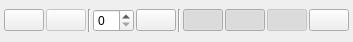
<?xml version="1.0" encoding="UTF-8"?>
<ui version="4.0">
 <class>cbControlPanel</class>
 <widget class="QWidget" name="cbControlPanel">
  <property name="geometry">
   <rect>
    <x>0</x>
    <y>0</y>
    <width>330</width>
    <height>42</height>
   </rect>
  </property>
  <property name="maximumSize">
   <size>
    <width>16777215</width>
    <height>356</height>
   </size>
  </property>
  <property name="windowTitle">
   <string>YAAVS Control Panel</string>
  </property>
  <layout class="QGridLayout" name="gridLayout">
   <property name="horizontalSpacing">
    <number>4</number>
   </property>
   <property name="verticalSpacing">
    <number>0</number>
   </property>
   <property name="margin">
    <number>4</number>
   </property>
   <item row="0" column="1">
    <layout class="QHBoxLayout" name="horizontalLayout_1">
     <property name="spacing">
      <number>2</number>
     </property>
     <item>
      <widget class="QPushButton" name="pushButton_Reset">
       <property name="toolTip">
        <string>Reset</string>
       </property>
       <property name="text">
        <string/>
       </property>
       <property name="icon">
        <iconset resource="default.qrc">
         <normaloff>:/images/control/reset</normaloff>:/images/control/reset</iconset>
       </property>
       <property name="iconSize">
        <size>
         <width>24</width>
         <height>24</height>
        </size>
       </property>
      </widget>
     </item>
     <item>
      <widget class="QPushButton" name="pushButton_StartStop">
       <property name="enabled">
        <bool>false</bool>
       </property>
       <property name="toolTip">
        <string>Start</string>
       </property>
       <property name="text">
        <string/>
       </property>
       <property name="icon">
        <iconset resource="default.qrc">
         <normaloff>:/images/control/start</normaloff>
         <normalon>:/images/control/stop</normalon>:/images/control/start</iconset>
       </property>
       <property name="iconSize">
        <size>
         <width>24</width>
         <height>24</height>
        </size>
       </property>
      </widget>
     </item>
     <item>
      <widget class="Line" name="line_1">
       <property name="orientation">
        <enum>Qt::Vertical</enum>
       </property>
      </widget>
     </item>
     <item>
      <widget class="QSpinBox" name="spinBox_Robot"/>
     </item>
     <item>
      <widget class="QPushButton" name="pushButton_Remove">
       <property name="toolTip">
        <string>Kill Robot</string>
       </property>
       <property name="text">
        <string/>
       </property>
       <property name="icon">
        <iconset resource="default.qrc">
         <normaloff>:/images/control/remove</normaloff>:/images/control/remove</iconset>
       </property>
       <property name="iconSize">
        <size>
         <width>24</width>
         <height>24</height>
        </size>
       </property>
      </widget>
     </item>
     <item>
      <widget class="Line" name="line_2">
       <property name="lineWidth">
        <number>1</number>
       </property>
       <property name="orientation">
        <enum>Qt::Vertical</enum>
       </property>
      </widget>
     </item>
     <item>
      <widget class="QPushButton" name="pushButton_Time">
       <property name="toolTip">
        <string>Toggle Time Limit</string>
       </property>
       <property name="text">
        <string/>
       </property>
       <property name="icon">
        <iconset resource="default.qrc">
         <normaloff>:/images/buttons/time_off</normaloff>
         <normalon>:/images/buttons/time_on</normalon>:/images/buttons/time_off</iconset>
       </property>
       <property name="iconSize">
        <size>
         <width>24</width>
         <height>24</height>
        </size>
       </property>
       <property name="checkable">
        <bool>true</bool>
       </property>
       <property name="checked">
        <bool>true</bool>
       </property>
      </widget>
     </item>
     <item>
      <widget class="QPushButton" name="pushButton_Collisions">
       <property name="toolTip">
        <string>Toggle Collisions between Robots</string>
       </property>
       <property name="text">
        <string/>
       </property>
       <property name="icon">
        <iconset resource="default.qrc">
         <normaloff>:/images/buttons/collisions_off</normaloff>
         <normalon>:/images/buttons/collisions_on</normalon>:/images/buttons/collisions_off</iconset>
       </property>
       <property name="iconSize">
        <size>
         <width>24</width>
         <height>24</height>
        </size>
       </property>
       <property name="checkable">
        <bool>true</bool>
       </property>
       <property name="checked">
        <bool>true</bool>
       </property>
      </widget>
     </item>
     <item>
      <spacer name="horizontalSpacer">
       <property name="orientation">
        <enum>Qt::Horizontal</enum>
       </property>
       <property name="sizeHint" stdset="0">
        <size>
         <width>0</width>
         <height>1</height>
        </size>
       </property>
      </spacer>
     </item>
     <item>
      <widget class="QPushButton" name="pushButton_Lock">
       <property name="enabled">
        <bool>false</bool>
       </property>
       <property name="toolTip">
        <string>Toggle Robot Registrations</string>
       </property>
       <property name="text">
        <string/>
       </property>
       <property name="icon">
        <iconset resource="default.qrc">
         <normaloff>:/images/buttons/lock_closed</normaloff>
         <normalon>:/images/buttons/lock_open</normalon>:/images/buttons/lock_closed</iconset>
       </property>
       <property name="iconSize">
        <size>
         <width>24</width>
         <height>24</height>
        </size>
       </property>
       <property name="checkable">
        <bool>true</bool>
       </property>
       <property name="checked">
        <bool>true</bool>
       </property>
      </widget>
     </item>
     <item>
      <widget class="QPushButton" name="pushButton_ManageRobots">
       <property name="toolTip">
        <string>Robot Management</string>
       </property>
       <property name="text">
        <string/>
       </property>
       <property name="icon">
        <iconset resource="default.qrc">
         <normaloff>:/images/buttons/mouse</normaloff>:/images/buttons/mouse</iconset>
       </property>
       <property name="iconSize">
        <size>
         <width>24</width>
         <height>24</height>
        </size>
       </property>
       <property name="checkable">
        <bool>true</bool>
       </property>
      </widget>
     </item>
    </layout>
   </item>
  </layout>
 </widget>
 <resources>
  <include location="default.qrc"/>
 </resources>
 <connections/>
</ui>
